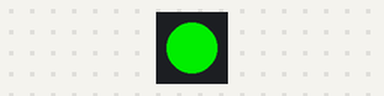
A sketch run on a simulated ESP32. On the bench: 1 RGB LEDs in strip order, left to right.

Above: at 0.2 s.
At 3.0 s:
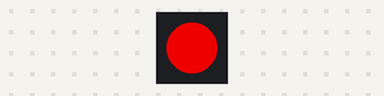
At 4.5 s:
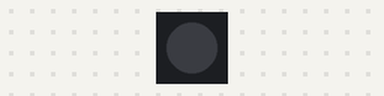
At 6.0 s:
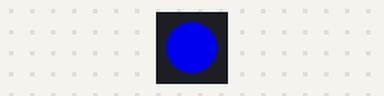
Timing chart, 0 to 9.8 s (numbered marks = the images above):
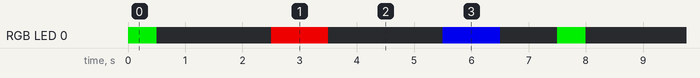

Measured:
- by itself, RGB LED 0: repeats every 7.5 s: off 2.0 s, RGB(200, 0, 0) 1.0 s, off 2.0 s, RGB(0, 0, 200) 1.0 s, off 1.0 s, RGB(0, 200, 0) 0.50 s
- by itself, everything shown: repeats every 7.5 s, in 6 steps

The sketch:

neoPixel.ino
```cpp
/*
 * This ESP32 code is created by esp32io.com *
 * This ESP32 code is released in the public domain
 * For more detail (instruction and wiring diagram), visit https://esp32io.com/tutorials/esp32-ws2812b-led-strip
 */
// Make sure close the jumper GPIO17 (left-center) for it to work
//  Link : https://esp32io.com/tutorials/esp32-ws2812b-led-strip

#include <Adafruit_NeoPixel.h>

#define PIN_WS2812B 17  // The ESP32 pin GPIO17 connected to WS2812B
#define NUM_PIXELS 1   // The number of LEDs (pixels) on WS2812B LED strip

Adafruit_NeoPixel ws2812b(NUM_PIXELS, PIN_WS2812B, NEO_GRB + NEO_KHZ800);

void setup() {
  ws2812b.begin();  // initialize WS2812B strip object (REQUIRED)
  ws2812b.setBrightness(200); //range of 0-255
}

void loop() {
  ws2812b.clear();  // set all pixel colors to 'off'. It only takes effect if pixels.show() is called

  // turn pixels to green one-by-one with delay between each pixel
  for (int pixel = 0; pixel < NUM_PIXELS; pixel++) {         // for each pixel
    ws2812b.setPixelColor(pixel, ws2812b.Color(0, 255, 0));  // it only takes effect if pixels.show() is called
    ws2812b.show();                                          // update to the WS2812B Led Strip

    delay(500);  // 500ms pause between each pixel
  }

  // turn off all pixels for two seconds
  ws2812b.clear();
  ws2812b.show();  // update to the WS2812B Led Strip
  delay(2000);     // 2 seconds off time

  // turn on all pixels to red at the same time for two seconds
  for (int pixel = 0; pixel < NUM_PIXELS; pixel++) {         // for each pixel
    ws2812b.setPixelColor(pixel, ws2812b.Color(255, 0, 0));  // it only takes effect if pixels.show() is called
  }
  ws2812b.show();  // update to the WS2812B Led Strip
  delay(1000);     // 1 second on time

 // turn off all pixels for two seconds
  ws2812b.clear();
  ws2812b.show();  // update to the WS2812B Led Strip
  delay(2000);     // 2 seconds off time

 // turn on all pixels to blue at the same time for two seconds
  for (int pixel = 0; pixel < NUM_PIXELS; pixel++) {         // for each pixel
    ws2812b.setPixelColor(pixel, ws2812b.Color(0, 0, 255));  // it only takes effect if pixels.show() is called
  }
  ws2812b.show();  // update to the WS2812B Led Strip
  delay(1000);     // 1 second on time

  // turn off all pixels for one seconds
  ws2812b.clear();
  ws2812b.show();  // update to the WS2812B Led Strip
  delay(1000);     // 1 second off time
}
```
